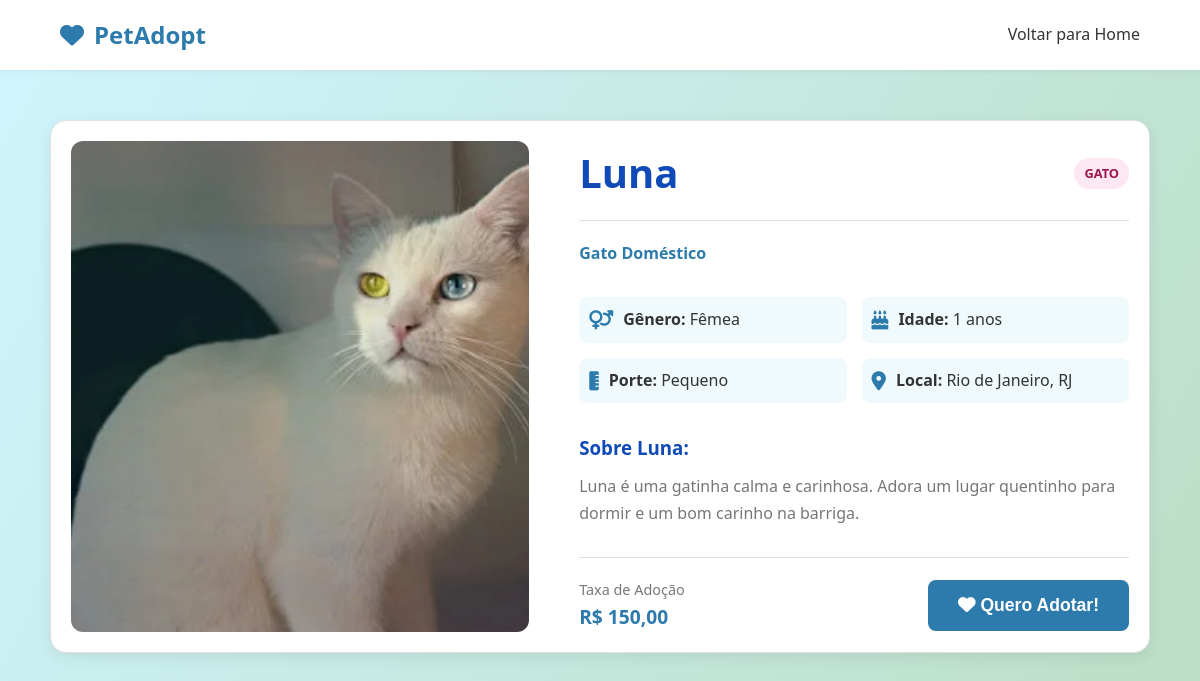
Page /public/detalhe_pet.php?id=4 on the committed database.
### tables this page shows
CREATE TABLE `animais` (
  `id` int(11) NOT NULL,
  `nome` varchar(100) NOT NULL,
  `especie` varchar(50) NOT NULL,
  `raca` varchar(100) DEFAULT NULL,
  `idade_anos` int(11) DEFAULT 0,
  `idade_meses` int(11) DEFAULT 0,
  `genero` varchar(20) DEFAULT NULL,
  `porte` varchar(30) DEFAULT NULL,
  `localizacao` varchar(255) DEFAULT NULL,
  `descricao` text DEFAULT NULL,
  `taxa_adocao` decimal(10,2) DEFAULT 0.00,
  `foto` varchar(255) DEFAULT NULL,
  `destaque` tinyint(1) DEFAULT 0,
  `data_cadastro` timestamp NOT NULL DEFAULT current_timestamp(),
  `status` enum('disponivel','adotado','indisponivel') DEFAULT 'disponivel'
);

### public/detalhe_pet.php (the view, shortened to what this page needs)
<?php
    require_once '../conexao.php';
    $id = isset($_GET['id']) ? (int)$_GET['id'] : 0;
    $sql = "SELECT * FROM animais WHERE id = $id LIMIT 1";
    $result = mysqli_query($mysqli, $sql);
    $pet = mysqli_fetch_assoc($result);
    $imgSrc = '../public/uploads/' . basename($pet['foto']);
?>
<!DOCTYPE html>
<html lang="pt-br">
<head>
    <link rel="stylesheet" href="https://cdnjs.cloudflare.com/ajax/libs/font-awesome/6.4.0/css/all.min.css">
    <link rel="stylesheet" href="css/style.css">
</head>
<body>
    <nav class="navbar">
        <a href="../index.php" class="logo"><i class="fa-solid fa-heart"></i> PetAdopt</a>
        <div class="nav-links">
            <a href="../index.php">Voltar para Home</a>
        </div>
    </nav>
    <div class="detail-container">
        <div class="detail-image-wrapper">
            <img src="<?php echo $imgSrc; ?>" alt="Foto de <?php echo htmlspecialchars($pet['nome']); ?>" onerror="this.src='https://placehold.co/500?text=Foto+Indisponível'">
        </div>
        <div class="detail-info">
            <div class="detail-header">
                <h1><?php echo htmlspecialchars($pet['nome']); ?></h1>
                <span class="badge <?php echo strtolower($pet['especie']) == 'gato' ? 'cat' : 'dog'; ?>">
                    <?php echo htmlspecialchars($pet['especie']); ?>
                </span>
            </div>
            <p class="detail-breed"><?php echo htmlspecialchars($pet['raca']); ?></p>
            <div class="info-grid">
                <div class="info-item"><i class="fa-solid fa-venus-mars"></i> <span><strong>Gênero:</strong> <?php echo htmlspecialchars($pet['genero']); ?></span></div>
                <div class="info-item"><i class="fa-solid fa-cake-candles"></i> <span><strong>Idade:</strong> <?php echo htmlspecialchars($pet['idade_anos']); ?> anos</span></div>
                <div class="info-item"><i class="fa-solid fa-ruler-vertical"></i> <span><strong>Porte:</strong> <?php echo htmlspecialchars($pet['porte']); ?></span></div>
                <div class="info-item"><i class="fa-solid fa-location-dot"></i> <span><strong>Local:</strong> <?php echo htmlspecialchars($pet['localizacao']); ?></span></div>
            </div>
            <div class="detail-description">
                <h3>Sobre <?php echo htmlspecialchars($pet['nome']); ?>:</h3>
                <p><?php echo nl2br(htmlspecialchars($pet['descricao'])); ?></p>
            </div>
            <div class="detail-adoption">
                <div>
                    <span class="taxa-label">Taxa de Adoção</span>
                    <span class="price">R$ <?php echo number_format($pet['taxa_adocao'], 2, ',', '.'); ?></span>
                </div>
                <button id="btn-mostrar-form" class="btn-details" style="font-size: 1.1rem; padding: 15px 30px;">
                    <i class="fa-solid fa-heart"></i> Quero Adotar!
                </button>
            </div>
        </div>
    </div>
</body>
</html>

### public/css/style.css (style rules this page uses)
:root { --primary-color: #2c7bac; --primary-dark: #4160be; --secondary-color: #0f4ab6; --text-dark: #333; --text-light: #777; --bg-light: #F0FAFD; --bg-white: #FFFFFF; --border-color: #E0E0E0; --tag-dog-bg: #DBEAFE; --tag-dog-text: #1E40AF; --tag-cat-bg: #FCE7F3; --tag-cat-text: #9D174D; --font-family: 'Segoe UI', 'Roboto', sans-serif; --border-radius: 12px; --shadow: 0 4px 15px rgba(0, 0, 0, 0.08); }
* { box-sizing: border-box; margin: 0; padding: 0; }
body { font-family: var(--font-family); background: linear-gradient(120deg, #d0f5ff 0%, #b6dabee6 50%, #f4ffd4 100%); background-attachment: fixed; background-size: 200% 200%; animation: gradientBG 15s ease infinite; color: var(--text-dark); line-height: 1.6; min-height: 100vh; position: relative; overflow-x: hidden; }
.navbar { background-color: var(--bg-white); padding: 1rem 5%; display: flex; justify-content: space-between; align-items: center; box-shadow: 0 2px 10px rgba(0,0,0,0.1); position: sticky; top: 0; z-index: 99999; }
a { text-decoration: none; color: var(--primary-color); transition: color 0.2s ease; }
img { max-width: 100%; display: block; }
.navbar { background-color: var(--bg-white); padding: 1rem 5%; display: flex; justify-content: space-between; align-items: center; box-shadow: 0 2px 5px rgba(0,0,0,0.05); position: sticky; top: 0; }
.logo { font-size: 1.5rem; font-weight: 700; color: var(--primary-color); display: flex; align-items: center; gap: 10px; }
.nav-links { list-style: none; display: flex; gap: 20px; }
.nav-links a { color: var(--text-dark); font-weight: 500; }
.badge { padding: 5px 10px; border-radius: 20px; font-size: 0.8rem; font-weight: bold; text-transform: uppercase; }
.badge.cat { background: var(--tag-cat-bg); color: var(--tag-cat-text); }
.price { color: var(--primary-color); font-weight: bold; font-size: 1.2rem; }
.btn-details { background: var(--primary-color); color: #fff; padding: 10px 20px; border-radius: 8px; font-weight: bold; border: none; cursor: pointer; transition: 0.3s; }
body { background-color: var(--bg-light) !important; }
.detail-container { display: grid; grid-template-columns: 1fr 1.2fr; gap: 50px; max-width: 1100px; margin: 50px auto; padding: 20px; background-color: var(--bg-white); border-radius: 16px; box-shadow: var(--shadow); }
.detail-header { display: flex; justify-content: space-between; align-items: center; border-bottom: 1px solid var(--border-color); padding-bottom: 15px; margin-bottom: 20px; }
.detail-header h1 { font-size: 2.5rem; color: var(--secondary-color); margin: 0; }
.detail-breed { color: var(--primary-color); font-weight: 600; margin-bottom: 30px; }
.info-grid { display: grid; grid-template-columns: 1fr 1fr; gap: 15px; margin-bottom: 30px; }
.info-item { display: flex; align-items: center; gap: 10px; background-color: var(--bg-light); padding: 10px; border-radius: 8px; color: var(--text-dark); }
.info-item i { color: var(--primary-color); font-size: 1.2rem; }
.detail-description h3 { margin-bottom: 10px; color: var(--secondary-color); }
.detail-description p { color: var(--text-light); line-height: 1.7; }
.detail-adoption { margin-top: 30px; padding-top: 20px; border-top: 1px solid var(--border-color); display: flex; justify-content: space-between; align-items: center; }
.taxa-label { font-size: 0.9rem; color: var(--text-light); display: block; }
.detail-container { display: grid; grid-template-columns: 1fr 1.2fr; gap: 50px; max-width: 1100px; margin: 50px auto; padding: 20px; background-color: var(--bg-white); border-radius: 16px; box-shadow: var(--shadow); border: 1px solid var(--border-color); }
.detail-image-wrapper img { width: 100%; height: 100%; max-height: 500px; object-fit: cover; border-radius: 12px; }

### rows in the picture
animais: foto (picture), nome "Luna", especie "GATO", raca "Gato Doméstico", genero "Fêmea", idade_anos "1", porte "Pequeno", localizacao "Rio de Janeiro, RJ", descricao "Luna é uma gatinha calma e carinhosa. Adora um lugar quentinho para dormir e um bom carinho na barriga.", taxa_adocao "150,00"
